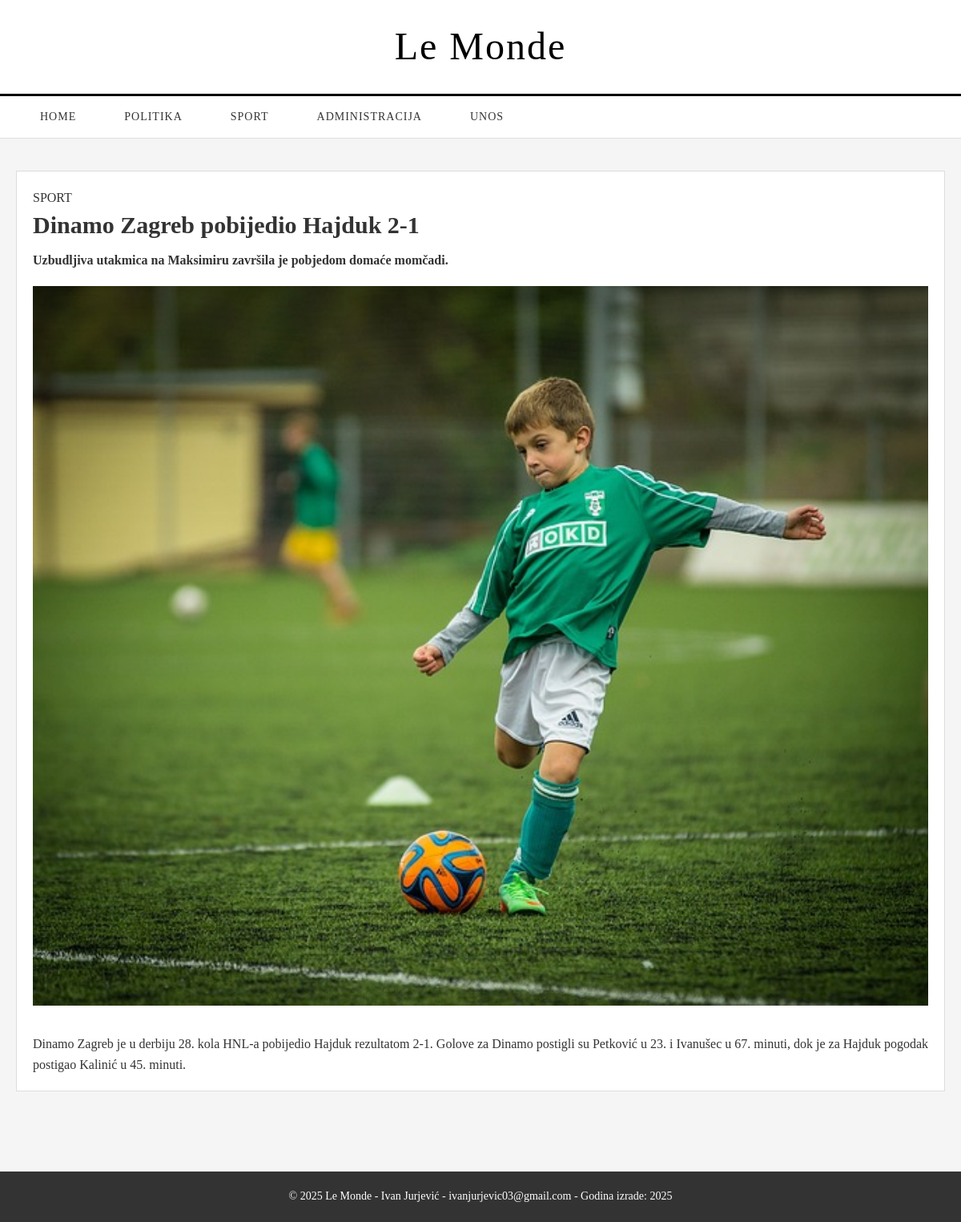
Page /clanak.php?id=1 on the committed database.
### tables this page shows
CREATE TABLE `vijesti` (
  `id` int(11) NOT NULL,
  `datum` varchar(32) DEFAULT NULL,
  `naslov` varchar(64) DEFAULT NULL,
  `sadrzaj` text DEFAULT NULL,
  `tekst` text DEFAULT NULL,
  `slika` varchar(64) DEFAULT NULL,
  `kategorija` varchar(64) DEFAULT NULL,
  `arhiva` tinyint(1) DEFAULT NULL
);

### clanak.php (the view, shortened to what this page needs)
<?php
include 'connection.php';
$id = (int)$_GET['id'];
$query = "SELECT * FROM vijesti WHERE id = ? AND arhiva = 0";
$stmt = mysqli_prepare($dbc, $query);
mysqli_stmt_bind_param($stmt, "i", $id);
mysqli_stmt_execute($stmt);
$result = mysqli_stmt_get_result($stmt);
$row = mysqli_fetch_assoc($result);
?>
<!DOCTYPE html>
<html lang="hr">
<head>
    <link rel="stylesheet" type="text/css" href="style.css">
</head>
<body>
    <header class="header">
        <div class="container">
            <h1 class="logo">Le Monde</h1>
        </div>
    </header>
    <nav class="navbar">
        <div class="container">
            <ul class="nav-menu">
                <li><a href="index.php" class="nav-link">HOME</a></li>
                <li><a href="kategorija.php?kategorija=politika" class="nav-link">POLITIKA</a></li>
                <li><a href="kategorija.php?kategorija=sport" class="nav-link">SPORT</a></li>
                <li><a href="administracija.php" class="nav-link">ADMINISTRACIJA</a></li>
                <li><a href="unos.php" class="nav-link">UNOS</a></li>
            </ul>
        </div>
    </nav>
    <main class="main-content">
        <div class="container">
            <section class="news-section">
                <div class="news-grid single-article">
                    <article class="news-item full-article">
                        <div class="news-content">
                            <div class="category-tag">
                                <?php echo strtoupper($row['kategorija']); ?>
                            </div>
                            <h1 class="news-title">
                                <?php echo htmlspecialchars($row['naslov']); ?>
                            </h1>
                            <div class="article-summary">
                                <p><strong><?php echo htmlspecialchars($row['sadrzaj']); ?></strong></p>
                            </div>
                        </div>
                        <?php if (!empty($row['slika'])): ?>
                        <div class="news-image">
                            <img src="<?php echo UPLPATH . htmlspecialchars($row['slika']); ?>"
                                 alt="<?php echo htmlspecialchars($row['naslov']); ?>">
                        </div>
                        <?php endif; ?>
                        <div class="news-content article-body">
                            <div class="article-text">
                                <?php echo nl2br(htmlspecialchars($row['tekst'])); ?>
                            </div>
                        </div>
                    </article>
                </div>
            </section>
        </div>
    </main>
    <footer class="footer">
        <div class="container">
            <p>&copy; 2025 Le Monde - Ivan Jurjević - ivanjurjevic03@gmail.com - Godina izrade: 2025</p>
        </div>
    </footer>
</body>
</html>

### style.css (style rules this page uses)
* { margin: 0; padding: 0; box-sizing: border-box; }
body { font-family: 'Times New Roman', serif; line-height: 1.6; color: #333; background-color: #f5f5f5; }
.container { max-width: 1200px; margin: 0 auto; padding: 0 20px; }
.header { background-color: #fff; padding: 20px 0; border-bottom: 3px solid #000; }
.logo { font-family: 'Old English Text MT', serif; font-size: 48px; font-weight: normal; text-align: center; color: #000; letter-spacing: 2px; }
.navbar { background-color: #fff; border-bottom: 1px solid #ddd; padding: 0; }
.nav-menu { list-style: none; display: flex; justify-content: left; margin: 0; padding: 0; }
.nav-menu li { margin: 0; }
.nav-link { display: block; padding: 15px 30px; text-decoration: none; color: #333; font-size: 14px; font-weight: 500; text-transform: uppercase; letter-spacing: 1px; transition: background-color 0.3s ease; }
.main-content { background-color: #f5f5f5; padding: 40px 0; min-height: calc(100vh - 200px); }
.news-section { margin-bottom: 60px; }
.news-grid { display: grid; grid-template-columns: repeat(auto-fit, minmax(350px, 1fr)); gap: 30px; margin-bottom: 40px; align-items: start; }
.news-item { background-color: #fff; border: 1px solid #ddd; overflow: hidden; transition: box-shadow 0.3s ease; height: fit-content; }
.news-image { padding: 0px 20px 15px 20px; margin: 0 auto; object-fit: cover; }
.news-image img { width: 100%; height: auto; margin: 0 auto; object-fit: cover; transition: transform 0.3s ease; display: block; }
.news-content { padding: 20px; }
.news-title { font-size: 30px; line-height: 1.4; margin-bottom: 10px; }
.footer { background-color: #333; color: #fff; padding: 20px 0; text-align: center; margin-top: auto; }
.footer p { font-size: 14px; }

### rows in the picture
vijesti: kategorija "SPORT", naslov "Dinamo Zagreb pobijedio Hajduk 2-1", sadrzaj "Uzbudljiva utakmica na Maksimiru završila je pobjedom domaće momčadi.", slika (picture), tekst "Dinamo Zagreb je u derbiju 28. kola HNL-a pobijedio Hajduk rezultatom 2-1. Golove za Dinamo postigli su Petković u 23. i Ivanušec u 67. minuti, dok je za Hajduk pogodak postigao Kalinić u 45. minuti."
